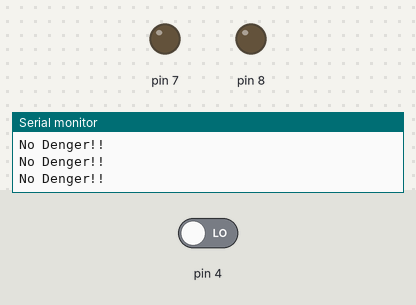
Bench run of a sketch on a simulated Arduino Uno, built with avr-gcc and run on an emulated ATmega328P. Parts: output pins drawn as LEDs (lit = HIGH), the last lines printed to the serial monitor. Dashed ring = blinking. The test bench sets the inputs (shaded band); at power-on: pin 4 LOW.

Above: at 2.8 s.
2.9 s: pin 4 driven HIGH
At 4.1 s:
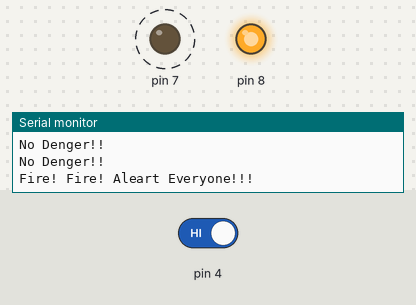
7.0 s: pin 4 driven LOW
At 8.5 s:
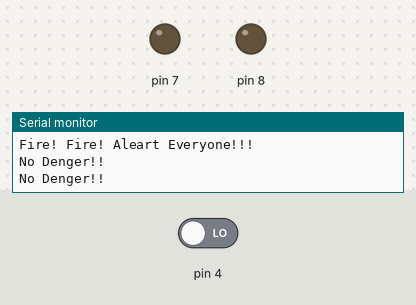
Timing chart, 0 to 10.0 s (numbered marks = the images above; inputs shaded):
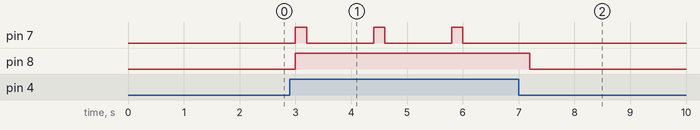

Measured:
- after the input at 2.9 s, pin 7: alternates HIGH for 0.20 s and LOW for 1.2 s, starting after 0.10 s; pin 8: LOW → HIGH after 0.10 s
- after the input at 7.0 s, pin 7: stops changing and stays LOW; pin 8: HIGH → LOW after 0.20 s

The sketch:

Fire_Alerm_Using_Flame_Sensor.ino
```cpp
int flame_detected;

void setup()
{
  Serial.begin(9600);
  pinMode(8, OUTPUT);
  pinMode(7, OUTPUT);
  pinMode(4, INPUT);
}

void loop()
{
  flame_detected = digitalRead(4);
  if (flame_detected == 1)
  {
    Serial.println("Fire! Fire! Aleart Everyone!!!");
    digitalWrite(8, HIGH);
    digitalWrite(7, HIGH);
    delay(200);
    digitalWrite(7, LOW);
    delay(200);
  }
  else
  {
    Serial.println("No Denger!!");
    digitalWrite(8, LOW);
    digitalWrite(7, LOW);
  }
  delay(1000);
}
```
